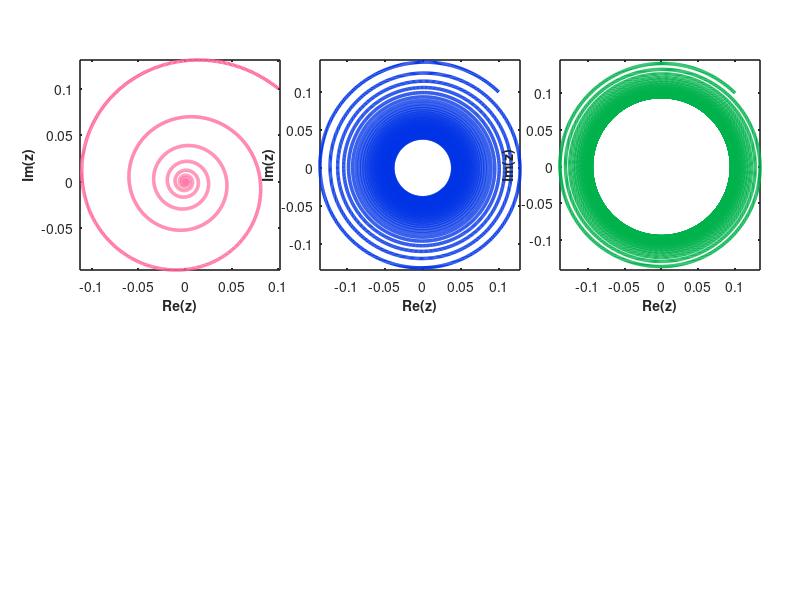

The MATLAB source for this figure:
close all; clear all; clc;

% Parameters
a_values = [-0.09, 0, 0.009]; % Values of 'a' for each regime
omega = 1; % Angular frequency of oscillation
time = 0:0.01:300; % Time vector for trajectory plots
time_phase = [0 100]; % Time range for phase portraits
[x, y] = meshgrid(-2:0.2:2, -2:0.2:2); % Grid for phase portraits

% Initialize arrays to store results
x_results = cell(1,3);
y_results = cell(1,3);

% Colors for trajectories and phase portraits
trajectory_colors = {[1, 0.4, 0.6], [0, 0.2, 0.9], [0, 0.7, 0.3]};  % Magenta, Royal Blue, Emerald Green
phase_colors = {[0.6350, 0.0780, 0.1840], [0.6 0.3 0.9], [1, 0.5, 0.2]};        % Deep Blue, Violet, Burnt Orange
arrow_color = [0.2 0.2 0.2];   % Dark gray for vector field

% Create figure
 % figure('Position', [100, 100, 1000, 600]); % Large canvas for clarity

% --- Trajectory Plots (Top Row) ---
for i = 1:3
    a = a_values(i);
    x0 = 0.1;
    y0 = 0.1;
    z0 = x0 + 1i*y0;
    
    % Stuart-Landau Equation
    f = @(t, z) (a + 1i * omega) * z - abs(z)^2 * z;
    [t, z] = ode45(@(t, z) f(t, z), time, z0);
    
    % Extract real and imaginary parts
    x_results{i} = real(z);
    y_results{i} = imag(z);
    
    % Create axes (no subplot warning)
    ax1 = axes('Position', [0.1 + (i-1)*0.3, 0.55, 0.25, 0.35]);
    plot(x_results{i}, y_results{i}, 'Color', trajectory_colors{i}, 'LineWidth', 2.5);
    xlabel('Re(z)', 'FontSize', 10, 'FontWeight', 'bold');
    ylabel('Im(z)', 'FontSize', 10, 'FontWeight', 'bold');
    axis equal;
    set(ax1, 'LineWidth', 1.2);
end

